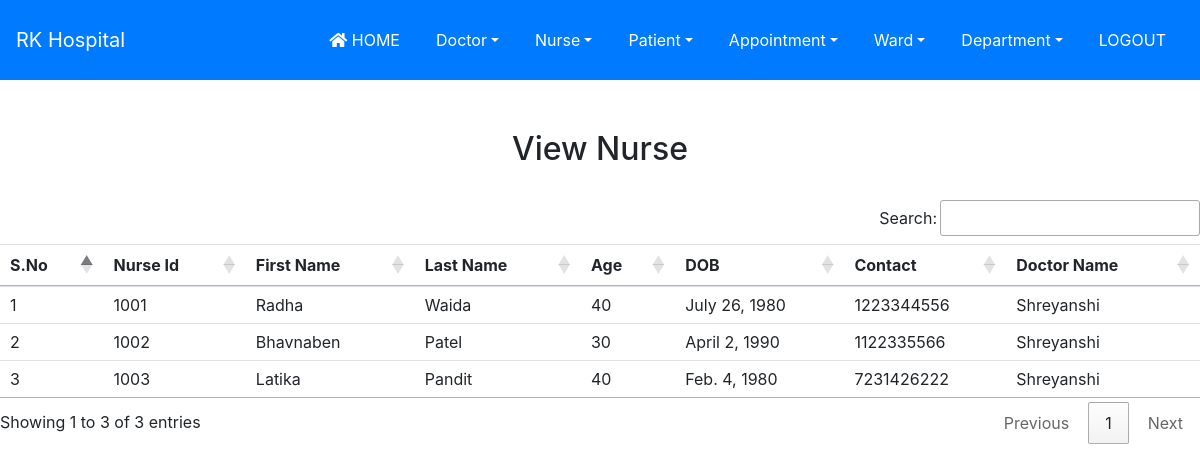
Page /view_nurse/ (signed in) on the committed database.
### hospital/models.py (models this page shows, shortened)
class Nurse(models.Model):
    nurse_id=models.IntegerField()
    fname=models.CharField(max_length=20)
    lname=models.CharField(max_length=20)
    age=models.IntegerField()
    dob=models.DateField()
    mobile=models.IntegerField()
    doctor_id=models.ForeignKey(Doctor,on_delete=models.CASCADE)

class Doctor(models.Model):
    doctor_id=models.IntegerField()
    fname=models.CharField(max_length=20)
    lname=models.CharField(max_length=20)
    skill_name=models.CharField(max_length=30)
    mobile=models.IntegerField()
    def __str__(self):
        return self.fname

### hospital/views.py (the view)
# urls.py: path('view_nurse/', View_Nurse, name='view_nurse'),
def View_Nurse(request):
    if not request.user.is_staff:
        return redirect('login')
    nur= Nurse.objects.all()
    n={'nur': nur }
    return render(request, 'view_nurse.html', n)

### hospital/templates/view_nurse.html
{% extends 'navigationbar.html' %}
{% load static %}
{% block body %}
<div class="container" style="margin-top:50px">
<h2 class="text-center">View Nurse</h2>
<br>
</div>
<table class="table table-hover demo" id="example">
    <thead>
    <tr>
        <th>S.No</th>
        <th>Nurse Id</th>
        <th>First Name</th>
        <th>Last Name</th>
        <th>Age</th>
        <th>DOB</th>
        <th>Contact</th>
        <th>Doctor Name</th>
    </tr>
    </thead>
    <tbody>
    {% for i in nur%}
    <tr>
        <td>{{i.id}}</td>
        <td>{{i.nurse_id}}</td>
        <td>{{i.fname}}</td>
        <td>{{i.lname}}</td>
        <td>{{i.age}}</td>
        <td>{{i.dob}}</td>
        <td>{{i.mobile}}</td>
        <td>{{i.doctor_id}}</td>
    </tr>
    {% endfor %}
    </tbody>
</table>
{% endblock %}

### rows in the picture
Nurse: id "1", nurse_id "1001", fname "Radha", lname "Waida", age "40", dob "July 26, 1980", mobile "1223344556", doctor_id "Shreyanshi"
Nurse: id "2", nurse_id "1002", fname "Bhavnaben", lname "Patel", age "30", dob "April 2, 1990", mobile "1122335566", doctor_id "Shreyanshi"
Nurse: id "3", nurse_id "1003", fname "Latika", lname "Pandit", age "40", dob "Feb. 4, 1980", mobile "7231426222", doctor_id "Shreyanshi"
